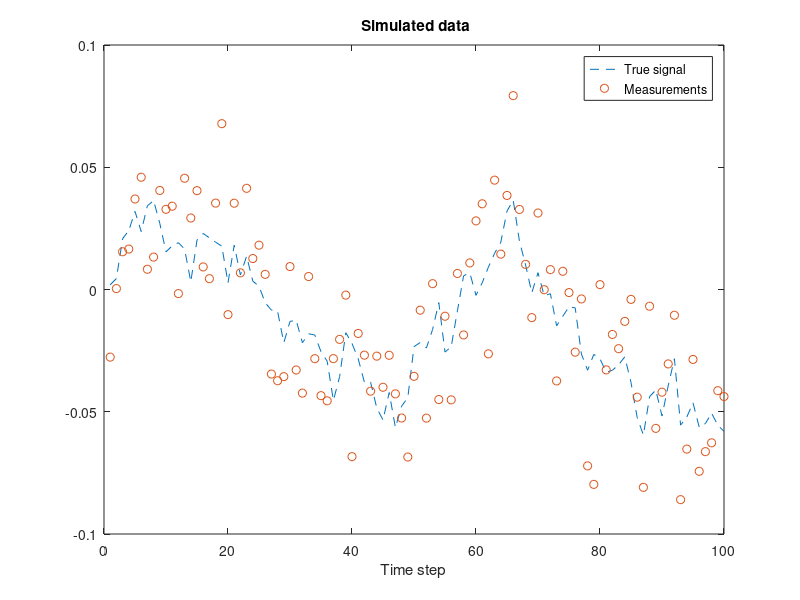
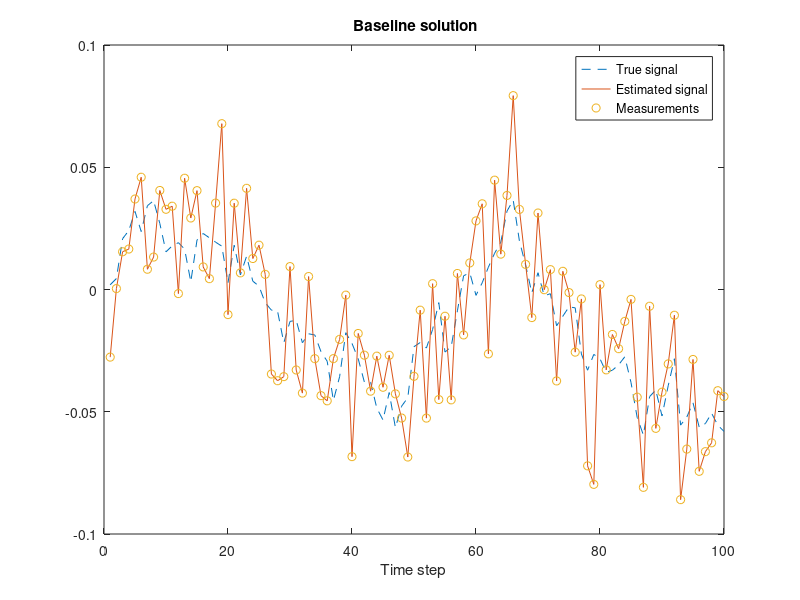

These figures' MATLAB source, in order: (Note: this script raises an error after producing the figures.)
%% Generate data
  % Lock random seed
  rng(123,'twister');

  gauss_rnd = @(m,S) m + chol(S)'*randn(size(m));
  rmse = @(x,y) sqrt(mean((x(:)-y(:)).^2));

  % Define parameters
  steps = 100;  % Number of time steps

  A = @(x) x - (0.01*sin(x));  % State function
 
  H = @(x) (0.5*sin(2*x));   % Measurement function
 
  Q = 0.01^2; % Process noise covariance
  R = 0.02^2;   % Measurement noise covariance

 % This is the true initial value
  x0 = [0;0.1]; 

  % Simulate data
  X = zeros(2,steps);  % The true signal
  Y = zeros(1,steps);  % Measurements
  T = 1:steps;         % Time
  x = x0;
  for k=1:steps
    x = gauss_rnd(A(x),Q);
    y = gauss_rnd(x(1),R);
    X(:,k) = x;
    Y(:,k) = y;
  end

  % Visualize
  figure; clf;
    plot(T,X(1,:),'--',T,Y,'o');
    legend('True signal','Measurements');
    xlabel('Time step'); title('\bf Simulated data')
    
  % Report and pause
  fprintf('This is the simulated data. Press enter.\n');
  %pause;

  %%
% Baseline solution
  % Baseline solution. The estimates
  % of x_k are stored as columns of
  % the matrix EST1.
  
  % Calculate baseline estimate
  m1 = [0;1];  % Initialize first step with a guess
  EST1 = zeros(2,steps);
  for k=1:steps
    m1(2) = Y(k)-m1(1);
    m1(1) = Y(k);
    EST1(:,k) = m1;
  end

  % Visualize results
  figure; clf;
  
  %Plot the signal and its estimate
  plot(T,X(1,:),'--',T,EST1(1,:),'-',T,Y,'o');
  legend('True signal','Estimated signal','Measurements');
  xlabel('Time step'); title('\bf Baseline solution')

  % Compute error
  err1 = rmse(X,EST1)
  
  % Report and pause
  fprintf('This is the base line estimate. Press enter.\n');
  %pause

 
  %% Bootstrap Filter Solution
  
  fprintf('Running Bootstrap solution.\n');
  m2 = 0;            % Initialize to true value
  P2 =  0.1*eye(1);
  EST2 = zeros(1,steps);
  
  
  % PF design
  N = 10000;
  %%
  for i=1:N
      x_pf(:,i) = gauss_rnd(m2,P2);
  end
  my = zeros(1,N);
 
  for k=1:steps
    % draw from dynamic model
    x_pf = A(x_pf);
    x_pf = x_pf + sqrt(Q)*randn(size(x_pf));
    
    my = H(x_pf);
    w  = exp(-1/(2*R)*(Y(k) - my).^2); % Constant discarded
    w  = w ./ sum(w);
    
    % resample
    idx = resampstr(w);
    x_pf = x_pf(:,idx);
    
    m2 = mean(x_pf);
    EST2(:,k) = m2;
  end
  % Visualize results
  figure; clf;
  
  % Plot the signal and its estimate
    plot(T,X(1,:),'--',T,EST2(1,:),'-',T,Y,'o');
    legend('True signal','Estimated signal','Measurements');
    xlabel('Time step'); title('\bf Bootstrap filter')

  % Compute error
  err2 = rmse(X(1,:),EST2)

  % Report and pause
  fprintf('This will be the BF estimate. Press enter.\n');
  %pause;  
  
 